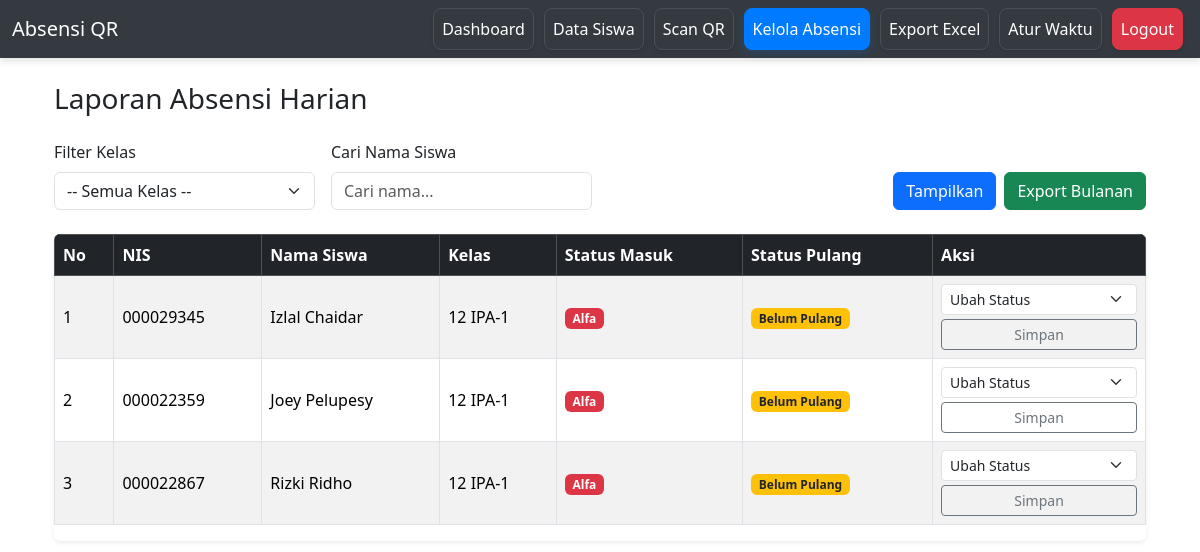
The page /absensi (signed in) on the database its author committed.
### models.py (models this page shows)
class Siswa(db.Model):
    id = db.Column(db.Integer, primary_key=True)  # Kunci utama, nilai unik untuk setiap siswa
    nis = db.Column(db.String(20), unique=True, nullable=False) # NIS, bersifat unik & tidak boleh kosong
    nama = db.Column(db.String(100), nullable=False) # Nama siswa, tidak boleh kosong
    kelas = db.Column(db.String(50)) # Kelas siswa
    no_hp_ortu = db.Column(db.String(20)) # Nomor HP orang tua
    qr_path = db.Column(db.String(200)) # Lokasi file QR code yang disimpan

### app.py (the view, shortened to what this page needs)
@app.route("/absensi", methods=["GET"])
def absensi():
    auth_check = check_admin_session()
    if auth_check:
        return auth_check
    hari_ini = datetime.today().date()
    kelas_list = [k[0] for k in db.session.query(Siswa.kelas).distinct().order_by(Siswa.kelas).all()]
    kelas = request.args.get("kelas")
    siswa_query = Siswa.query
    if kelas:
        siswa_query = siswa_query.filter_by(kelas=kelas)
    semua_siswa = siswa_query.order_by(Siswa.nama.asc()).all()
    nis_list = [s.nis for s in semua_siswa]
    absensi_hari_ini = Absensi.query.filter(
        Absensi.tanggal == hari_ini,
        Absensi.nis.in_(nis_list)
    ).all()
    data_absensi = {}
    for siswa in semua_siswa:
        data_absensi[siswa.nis] = {
            "siswa": siswa,
            "masuk": None,
            "pulang": None
        }
    return render_template(
        "absensi.html",
        data_absensi=data_absensi,
        kelas_list=kelas_list,
        kelas=kelas
    )

### app.py (called while the page is built)
def check_admin_session():
    if "admin" not in session:
        return redirect(url_for("login"))
    return None

### templates/absensi.html (shortened to what this page needs)
{% extends "base.html" %}
{% block content %}
<div class="container my-4">
    <h3 class="mb-4">Laporan Absensi Harian</h3>
    <form method="GET" class="row g-3 mb-4 align-items-end">
        <div class="col-md-3">
            <label for="kelas" class="form-label">Filter Kelas</label>
            <select id="kelas" name="kelas" class="form-select">
                <option value="">-- Semua Kelas --</option>
            </select>
        </div>
        <div class="col-md-3">
            <label for="searchInput" class="form-label">Cari Nama Siswa</label>
            <input type="text" id="searchInput" class="form-control" placeholder="Cari nama...">
        </div>
        <div class="col-md-6 d-flex justify-content-end gap-2">
            <button type="submit" class="btn btn-primary">Tampilkan</button>
            <a href="{{ url_for('export_laporan') }}" class="btn btn-success">
                 Export Bulanan
            </a>
        </div>
    </form>
    <div class="table-responsive shadow-sm rounded">
        <table class="table table-bordered table-striped table-hover align-middle" id="absensiTable">
            <thead class="table-dark">
                <tr>
                    <th>No</th>
                    <th>NIS</th>
                    <th>Nama Siswa</th>
                    <th>Kelas</th>
                    <th>Status Masuk</th>
                    <th>Status Pulang</th>
                    <th>Aksi</th>
                </tr>
            </thead>
            <tbody>
                {% for nis, data in data_absensi.items() %}
                <tr>
                    <td>{{ loop.index }}</td>
                    <td>{{ data.siswa.nis }}</td>
                    <td>{{ data.siswa.nama }}</td>
                    <td>{{ data.siswa.kelas }}</td>
                    <td>
                        {% if data.masuk %}
                            <span class="badge bg-{{ data.masuk.status | get_badge_color }}">{{ data.masuk.status }}</span>
                            {% if data.masuk.waktu %}
                            <br><small class="text-muted">{{ data.masuk.waktu.strftime('%H:%M') }}</small>
                            {% endif %}
                        {% else %}
                            <span class="badge bg-danger">Alfa</span>
                        {% endif %}
                    </td>
                    <td>
                        {% if data.pulang %}
                            <span class="badge bg-{{ data.pulang.status | get_badge_color }}">{{ data.pulang.status }}</span>
                            {% if data.pulang.waktu %}
                            <br><small class="text-muted">{{ data.pulang.waktu.strftime('%H:%M') }}</small>
                            {% endif %}
                        {% else %}
                            <span class="badge bg-warning text-dark">Belum Pulang</span>
                        {% endif %}
                    </td>
                    <td>
                        <form action="{{ url_for('update_absensi', nis=nis) }}" method="POST">
                            <select name="status" class="form-select form-select-sm mb-1" required>
                                <option value="" disabled selected>Ubah Status</option>
                            </select>
                            <button type="submit" class="btn btn-sm btn-outline-secondary w-100">Simpan</button>
                        </form>
                    </td>
                </tr>
                {% else %}
                <tr>
                    <td colspan="7" class="text-center text-muted py-3">Tidak ada data siswa ditemukan.</td>
                </tr>
                {% endfor %}
            </tbody>
        </table>
    </div>
</div>
{% endblock %}

### rows shown on the page
Siswa: siswa.nis "000029345", siswa.nama "Izlal Chaidar", siswa.kelas "12 IPA-1"
Siswa: siswa.nis "000022359", siswa.nama "Joey Pelupesy", siswa.kelas "12 IPA-1"
Siswa: siswa.nis "000022867", siswa.nama "Rizki Ridho", siswa.kelas "12 IPA-1"
